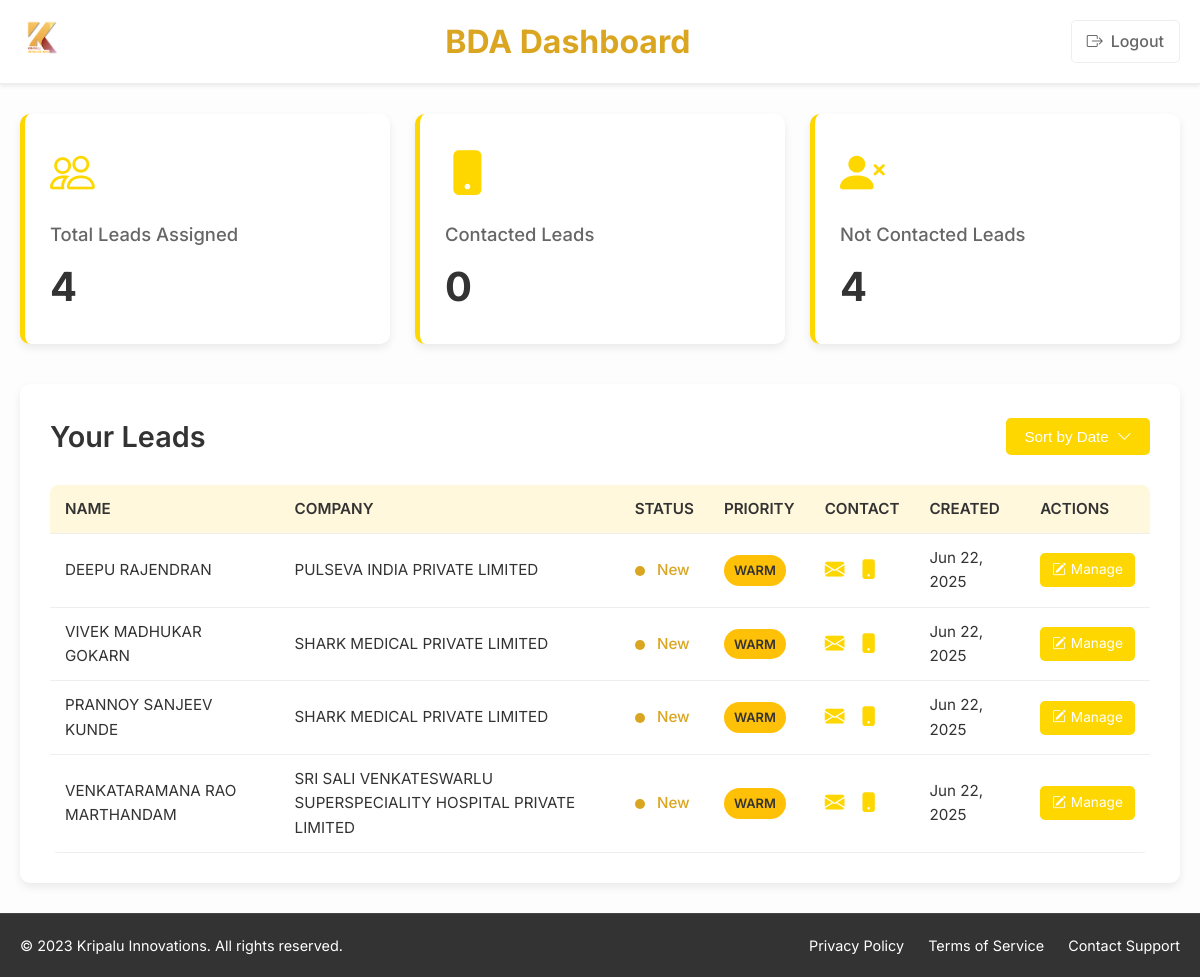
/salesmanDashboard/ (signed in), run on the app's committed database.
### salesmanPanel/models.py (models this page shows, shortened)
class Lead(models.Model):
    STATUS_CHOICES = [
        ('New', 'New'),
        ('Contacted', 'Contacted'),
        ('In Discussion', 'In Discussion'),
        ('Not Interested', 'Not Interested'),
        ('Converted', 'Converted'),
    ]
    PRIORITY_CHOICES = [
        ('Hot', 'Hot'),
        ('Warm', 'Warm'),
        ('Cold', 'Cold'),
    ]
    name = models.CharField(max_length=100)
    email = models.EmailField()
    phone = models.CharField(max_length=15)
    city = models.CharField(max_length=100, blank=True)
    company = models.CharField(max_length=100, blank=True)
    role = models.CharField(max_length=100, blank=True)
    interest = models.TextField(null=True)
    budget = models.CharField(max_length=50, blank=True)
    lead_source = models.CharField(max_length=100, blank=True)
    status = models.CharField(max_length=20, choices=STATUS_CHOICES, default='New')
    priority = models.CharField(max_length=10, choices=PRIORITY_CHOICES, default='Warm')
    notes = models.TextField(blank=True)
    assigned_to = models.ForeignKey(settings.AUTH_USER_MODEL, on_delete=models.SET_NULL, null=True, blank=True)
    created_at = models.DateTimeField(auto_now_add=True)
    updated_at = models.DateTimeField(auto_now=True)
    category = models.ForeignKey('category', on_delete=models.SET_NULL, null=True, blank=True)

### salesmanPanel/views.py (the view)
# urls.py: path('salesmanDashboard/', views.salesmanDashboard, name='salesmanDashboard'),
def salesmanDashboard(request):
    if not request.user.is_authenticated:
        return redirect('loginSalesman')  # Redirect to login if user is not authenticated
    assigned_leads = Lead.objects.filter(assigned_to=request.user)
    total_leads = assigned_leads.count()
    contacted_leads = assigned_leads.filter(status='Contacted').count()
    not_contacted_leads = assigned_leads.exclude(status='Contacted').count()
    context = {
        'leads': assigned_leads,
        'total_leads': total_leads,
        'contacted_leads': contacted_leads,
        'not_contacted_leads': not_contacted_leads,
    }
    return render(request, 'salesmanPortal/salesmanDashboard.html', context)

### templates/salesmanPortal/salesmanDashboard.html (shortened to what this page needs)
<!DOCTYPE html>
<html lang="en">
<head>
    <link rel="stylesheet" href="https://cdn.jsdelivr.net/npm/bootstrap-icons@1.11.3/font/bootstrap-icons.min.css">
    {% load static %}
</head>
<body>
    <div class="main-container">
        <header class="portal-header">
            <div class="container">
                <a href="https://www.kripaluinnovations.com/" class="brand-logo" target="_blank" rel="noopener noreferrer">
                    {% load static %}
                    <img src="{% static 'images/kripalu_innovation.png' %}" alt="Kripalu Innovations Logo" onerror="this.onerror=null;this.src='https://placehold.co/150x45/FFD700/333333?text=Kripalu';">
                </a>
                <div class="header-title-wrapper">
                    <h1 class="header-main-title">BDA Dashboard</h1>
                </div>
                <div class="user-controls">
                    <a href="{% url 'logoutUser' %}" class="logout-btn">
                        <i class="bi bi-box-arrow-right"></i> Logout
                    </a>
                </div>
            </div>
        </header>
        <main class="portal-main">
            <div class="container">
                <div class="salesman-dashboard">
                    <div class="stats-container">
                        <div class="stats-card">
                            <i class="bi bi-people stats-icon"></i>
                            <span class="stats-label">Total Leads Assigned</span>
                            <p class="stats-value">{{ total_leads }}</p>
                        </div>
                        <div class="stats-card">
                            <i class="bi bi-phone-fill stats-icon"></i>
                            <span class="stats-label">Contacted Leads</span>
                            <p class="stats-value">{{ contacted_leads|default:"0" }}</p>
                        </div>
                        <div class="stats-card">
                            <i class="bi bi-person-x-fill stats-icon"></i>
                            <span class="stats-label">Not Contacted Leads</span>
                            <p class="stats-value">{{ not_contacted_leads|default:"0" }}</p>
                        </div>
                    </div>
                    <div class="leads-container">
                        <div class="section-header">
                            <h2 class="section-title">Your Leads</h2>
                            <div class="leads-filter">
                                <div class="sort-dropdown">
                                    <button class="dropdown-toggle" type="button" id="sortDropdownButton" aria-haspopup="true" aria-expanded="false">
                                        Sort by Date <i class="bi bi-chevron-down"></i>
                                    </button>
                                </div>
                            </div>
                        </div>
                        {% if leads %}
                        <div class="leads-table-responsive">
                            <table class="leads-table">
                                <thead>
                                    <tr>
                                        <th>Name</th>
                                        <th>Company</th>
                                        <th>Status</th>
                                        <th>Priority</th>
                                        <th>Contact</th>
                                        <th>Created</th>
                                        <th>Actions</th>
                                    </tr>
                                </thead>
                                <tbody id="leadsTableBody">
                                    {% for lead in leads %}
                                    <tr class="lead-row" data-created-at="{{ lead.created_at|date:'Y-m-d H:i:s' }}">
                                        <td data-label="Name">{{ lead.name|default:"—" }}</td>
                                        <td data-label="Company">{{ lead.company|default:"—" }}</td>
                                        <td data-label="Status">
                                            <span class="status-indicator status-{{ lead.status|lower|default:'new' }}"></span>
                                            <span class="status-text-{{ lead.status|lower|default:'new' }}">{{ lead.status|default:"New" }}</span>
                                        </td>
                                        <td data-label="Priority">
                                            <span class="badge-{{ lead.priority|lower|default:'medium' }}">
                                                {{ lead.priority|default:"Medium" }}
                                            </span>
                                        </td>
                                        <td data-label="Contact">
                                            {% if lead.email %}
                                            <a href="mailto:{{ lead.email }}" class="contact-link" aria-label="Email {{ lead.name }}"><i class="bi bi-envelope-fill"></i></a>
                                            {% endif %}
                                            {% if lead.phone %}
                                            <a href="tel:{{ lead.phone }}" class="contact-link" aria-label="Call {{ lead.name }}"><i class="bi bi-phone-fill"></i></a>
                                            {% endif %}
                                        </td>
                                        <td data-label="Created">{{ lead.created_at|date:"M d, Y" }}</td>
                                        <td data-label="Actions">
                                            <a href="{% url 'editLead' lead.id %}" class="edit-btn-small" aria-label="Manage lead {{ lead.name }}">
                                                <i class="bi bi-pencil-square"></i> Manage
                                            </a>
                                        </td>
                                    </tr>
                                    {% endfor %}
                                </tbody>
                            </table>
                        </div>
                        {% endif %}
                    </div>
                </div>
            </div>
        </main>
        <footer class="portal-footer">
            <div class="container">
                <div class="footer-content">
                    <p>&copy; 2023 Kripalu Innovations. All rights reserved.</p>
                    <div class="footer-links">
                        <a href="{% url 'term_contact' %}">Privacy Policy</a>
                        <a href="{% url 'term_contact' %}">Terms of Service</a>
                        <a href="{% url 'term_contact' %}">Contact Support</a>
                    </div>
                </div>
            </div>
        </footer>
    </div>
</body>
</html>

### data on the page
Lead: name "DEEPU RAJENDRAN", company "PULSEVA INDIA PRIVATE LIMITED", status "New", priority "WARM", created_at "Jun 22, 2025"
Lead: name "VIVEK MADHUKAR GOKARN", company "SHARK MEDICAL PRIVATE LIMITED", status "New", priority "WARM", created_at "Jun 22, 2025"
Lead: name "PRANNOY SANJEEV KUNDE", company "SHARK MEDICAL PRIVATE LIMITED", status "New", priority "WARM", created_at "Jun 22, 2025"
Lead: name "VENKATARAMANA RAO MARTHANDAM", company "SRI SALI VENKATESWARLU SUPERSPECIALITY HOSPITAL PRIVATE LIMITED", status "New", priority "WARM", created_at "Jun 22, 2025"

### other printed values
{{ total_leads }} "4"
{{ contacted_leads|default:"0" }} "0"
{{ not_contacted_leads|default:"0" }} "4"
